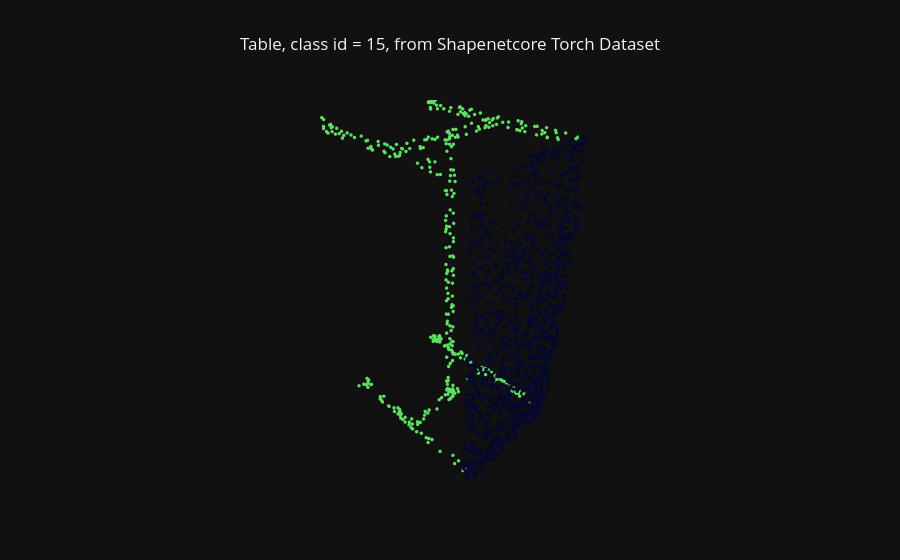

The notebook cell saved with this chart:
### Code cell
pc_plots = plot_pc_data3d(x=points[:,0], y=points[:,1], z=points[:,2], apply_color_gradient=False, color=PART_COLORS[seg_labels - 1], marker_size=2)
layout = dict(template="plotly_dark", title=f"{data_dict['class_name']}, class id = {data_dict['class_id']}, from Shapenetcore Torch Dataset", scene=PCD_SCENE, title_x=0.5)
fig = go.Figure(data=pc_plots, layout=layout)   
fig.show()

### Figure 1 — Plotly figure (JSON) as saved in the notebook; plotly's stock layout.template omitted (floating-point values rounded to 4 significant figures; data arrays with more than 128 entries replaced by an {"elided": "..."} marker saying what was removed)
{"data": [{"hoverinfo": "skip", "marker": {"color": {"elided": "2500 str values"}, "opacity": 1, "size": 2}, "mode": "markers", "showlegend": false, "type": "scatter3d", "x": {"elided": "2500 float values"}, "y": {"elided": "2500 float values"}, "z": {"elided": "2500 float values"}}], "layout": {"scene": {"aspectmode": "data", "xaxis": {"visible": false}, "yaxis": {"visible": false}, "zaxis": {"visible": false}}, "title": {"text": "Table, class id = 15, from Shapenetcore Torch Dataset", "x": 0.5}}}
